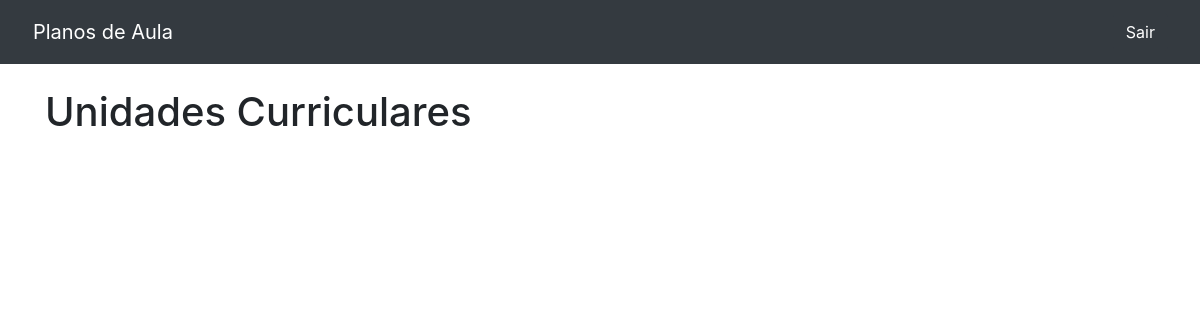
/home/ (signed in), run on an earlier commit of the app's database.
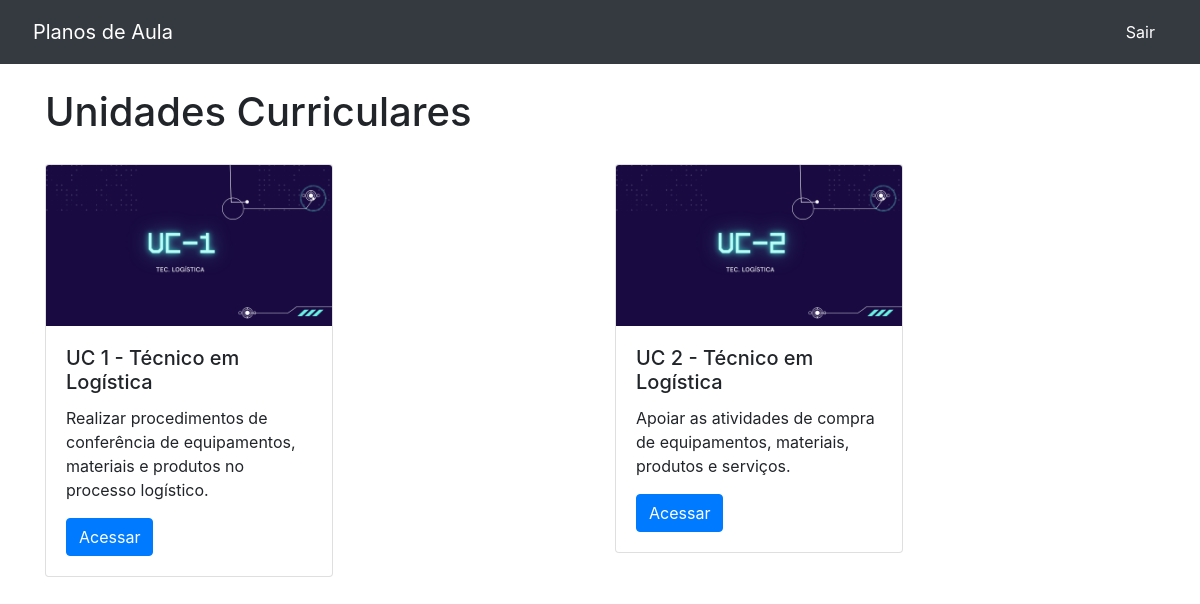
And on a later commit of the database.
### uc/models.py (models this page shows, shortened)
class UC(models.Model):
    nome = models.CharField(max_length=100)
    descricao = models.TextField()
    thumb=models.ImageField(upload_to ="thumb_uc")

### uc/views.py (the view, shortened to what this page needs)
# urls.py: 2. Add a URL to urlpatterns:  path('', views.home, name='home')
def home(request):
    if request.session.get('usuario'):
        uc = UC.objects.all()
        request_usuario = request.session.get('usuario')
        return render(request, 'home.html', {'uc': uc, 'request_usuario':request_usuario})

### uc/templates/home.html (shortened to what this page needs)
{% extends 'base.html'%}
{% block 'body' %}
<div class="container">
	<br>
	<h1>Unidades Curriculares</h1>
	<div class="row">
		{% for i in uc %}
		<div style="margin-top: 20px;" class="col-md">
			<div class="card" style="width: 18rem;">
				<img class="card-img-top" src="{{i.thumb.url}}" alt="Card image cap">
				<div class="card-body">
					<h5 class="card-title">{{i.nome}}</h5>
					<p class="card-text">{{i.descricao}}</p>
					<a href="{% url 'uc' i.id %}" class="btn btn-primary">Acessar</a>
				</div>
			</div>
		</div>
		{% endfor %}
	</div>
</div>
{% endblock %}

### templates/base.html (shortened to what this page needs)
<!doctype html>
<html lang="pt-BR">
<head>
	<link rel="stylesheet" href="https://cdn.jsdelivr.net/npm/bootstrap@4.6.0/dist/css/bootstrap.min.css">
</head>
<body>
	<nav class="navbar navbar-dark bg-dark">
		<a class="navbar-brand" href="/home">&nbsp&nbsp Planos de Aula</a>
		<span class="navbar-brand navbar-right">
			<a class="btn btn btn-dark" href="/auth/sair" role="button">Sair</a>
		</span>
	</nav>
	{% block 'body'%}{% endblock %}
</body>
</html>

What changed in the data, as far as the page shows it:
added UC: thumb (picture), nome "UC 1 - Técnico em Logística", descricao "Realizar procedimentos de conferência de equipamentos, materiais e produtos no processo logístico."
added UC: thumb (picture), nome "UC 2 - Técnico em Logística", descricao "Apoiar as atividades de compra de equipamentos, materiais, produtos e serviços."
